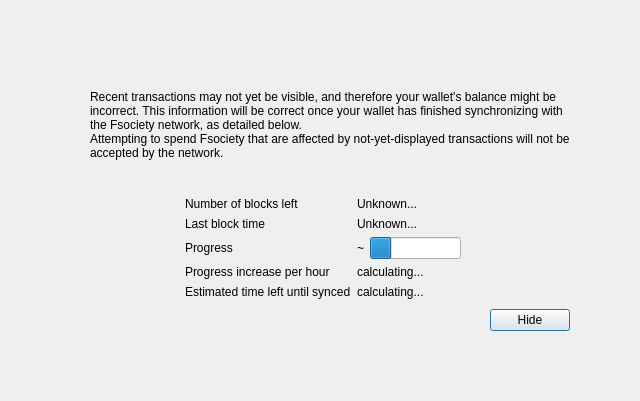
<?xml version="1.0" encoding="UTF-8"?>
<ui version="4.0">
 <class>ModalOverlay</class>
 <widget class="ModalOverlay" name="ModalOverlay">
  <property name="geometry">
   <rect>
    <x>0</x>
    <y>0</y>
    <width>640</width>
    <height>401</height>
   </rect>
  </property>
  <property name="windowTitle">
   <string>Form</string>
  </property>
  <layout class="QVBoxLayout" name="verticalLayout" stretch="0">
   <property name="sizeConstraint">
    <enum>QLayout::SetDefaultConstraint</enum>
   </property>
   <property name="leftMargin">
    <number>0</number>
   </property>
   <property name="topMargin">
    <number>0</number>
   </property>
   <property name="rightMargin">
    <number>0</number>
   </property>
   <property name="bottomMargin">
    <number>0</number>
   </property>
   <item>
    <widget class="QWidget" name="bgWidget" native="true">
     <property name="styleSheet">
      <string notr="true"/>
     </property>
     <layout class="QVBoxLayout" name="verticalLayoutMain" stretch="0">
      <property name="leftMargin">
       <number>60</number>
      </property>
      <property name="topMargin">
       <number>60</number>
      </property>
      <property name="rightMargin">
       <number>60</number>
      </property>
      <property name="bottomMargin">
       <number>60</number>
      </property>
      <item>
       <widget class="QWidget" name="contentWidget" native="true">
        <property name="styleSheet">
         <string notr="true"/>
        </property>
        <layout class="QVBoxLayout" name="verticalLayoutSub" stretch="1,0,0,0,0">
         <property name="spacing">
          <number>0</number>
         </property>
         <property name="leftMargin">
          <number>10</number>
         </property>
         <property name="topMargin">
          <number>10</number>
         </property>
         <property name="rightMargin">
          <number>10</number>
         </property>
         <property name="bottomMargin">
          <number>10</number>
         </property>
         <item>
          <layout class="QHBoxLayout" name="horizontalLayoutIconText" stretch="0,1">
           <property name="topMargin">
            <number>20</number>
           </property>
           <item>
            <layout class="QVBoxLayout" name="verticalLayoutIcon">
             <property name="leftMargin">
              <number>0</number>
             </property>
             <item>
              <widget class="QLabel" name="warningIcon">
               <property name="text">
                <string/>
               </property>
              </widget>
             </item>
             <item>
              <spacer name="verticalSpacerWarningIcon">
               <property name="orientation">
                <enum>Qt::Vertical</enum>
               </property>
               <property name="sizeHint" stdset="0">
                <size>
                 <width>20</width>
                 <height>40</height>
                </size>
               </property>
              </spacer>
             </item>
            </layout>
           </item>
           <item>
            <layout class="QVBoxLayout" name="verticalLayoutInfoText">
             <property name="leftMargin">
              <number>0</number>
             </property>
             <property name="topMargin">
              <number>0</number>
             </property>
             <item>
              <widget class="QLabel" name="infoText">
               <property name="text">
                <string>Recent transactions may not yet be visible, and therefore your wallet's balance might be incorrect. This information will be correct once your wallet has finished synchronizing with the Fsociety network, as detailed below.</string>
               </property>
               <property name="textFormat">
                <enum>Qt::RichText</enum>
               </property>
               <property name="wordWrap">
                <bool>true</bool>
               </property>
              </widget>
             </item>
             <item>
              <widget class="QLabel" name="infoTextStrong">
               <property name="text">
                <string>Attempting to spend Fsociety that are affected by not-yet-displayed transactions will not be accepted by the network.</string>
               </property>
               <property name="textFormat">
                <enum>Qt::RichText</enum>
               </property>
               <property name="wordWrap">
                <bool>true</bool>
               </property>
              </widget>
             </item>
             <item>
              <spacer name="verticalSpacerInTextSpace">
               <property name="orientation">
                <enum>Qt::Vertical</enum>
               </property>
               <property name="sizeHint" stdset="0">
                <size>
                 <width>20</width>
                 <height>40</height>
                </size>
               </property>
              </spacer>
             </item>
            </layout>
           </item>
          </layout>
         </item>
         <item>
          <spacer name="verticalSpacerAfterText">
           <property name="orientation">
            <enum>Qt::Vertical</enum>
           </property>
           <property name="sizeHint" stdset="0">
            <size>
             <width>20</width>
             <height>40</height>
            </size>
           </property>
          </spacer>
         </item>
         <item>
          <layout class="QFormLayout" name="formLayout">
           <property name="fieldGrowthPolicy">
            <enum>QFormLayout::FieldsStayAtSizeHint</enum>
           </property>
           <property name="formAlignment">
            <set>Qt::AlignHCenter|Qt::AlignTop</set>
           </property>
           <property name="horizontalSpacing">
            <number>6</number>
           </property>
           <property name="verticalSpacing">
            <number>6</number>
           </property>
           <property name="topMargin">
            <number>10</number>
           </property>
           <item row="0" column="0">
            <widget class="QLabel" name="labelNumberOfBlocksLeft">
             <property name="text">
              <string>Number of blocks left</string>
             </property>
            </widget>
           </item>
           <item row="0" column="1">
            <widget class="QLabel" name="numberOfBlocksLeft">
             <property name="text">
              <string>Unknown...</string>
             </property>
            </widget>
           </item>
           <item row="1" column="0">
            <widget class="QLabel" name="labelLastBlockTime">
             <property name="text">
              <string>Last block time</string>
             </property>
            </widget>
           </item>
           <item row="1" column="1">
            <widget class="QLabel" name="newestBlockDate">
             <property name="sizePolicy">
              <sizepolicy hsizetype="Maximum" vsizetype="Preferred">
               <horstretch>0</horstretch>
               <verstretch>0</verstretch>
              </sizepolicy>
             </property>
             <property name="text">
              <string>Unknown...</string>
             </property>
            </widget>
           </item>
           <item row="2" column="0">
            <widget class="QLabel" name="labelSyncDone">
             <property name="text">
              <string>Progress</string>
             </property>
            </widget>
           </item>
           <item row="2" column="1">
            <layout class="QHBoxLayout" name="horizontalLayoutSync" stretch="0,1">
             <item>
              <widget class="QLabel" name="percentageProgress">
               <property name="text">
                <string notr="true">~</string>
               </property>
              </widget>
             </item>
             <item>
              <widget class="QProgressBar" name="progressBar">
               <property name="value">
                <number>24</number>
               </property>
               <property name="format">
                <string/>
               </property>
              </widget>
             </item>
            </layout>
           </item>
           <item row="4" column="0">
            <widget class="QLabel" name="labelProgressIncrease">
             <property name="text">
              <string>Progress increase per hour</string>
             </property>
            </widget>
           </item>
           <item row="4" column="1">
            <widget class="QLabel" name="progressIncreasePerH">
             <property name="text">
              <string>calculating...</string>
             </property>
            </widget>
           </item>
           <item row="5" column="0">
            <widget class="QLabel" name="labelEstimatedTimeLeft">
             <property name="text">
              <string>Estimated time left until synced</string>
             </property>
            </widget>
           </item>
           <item row="5" column="1">
            <widget class="QLabel" name="expectedTimeLeft">
             <property name="text">
              <string>calculating...</string>
             </property>
            </widget>
           </item>
          </layout>
         </item>
         <item>
          <layout class="QHBoxLayout" name="horizontalLayoutButtons">
           <property name="leftMargin">
            <number>10</number>
           </property>
           <property name="topMargin">
            <number>10</number>
           </property>
           <item>
            <spacer name="horizontalSpacer">
             <property name="orientation">
              <enum>Qt::Horizontal</enum>
             </property>
             <property name="sizeHint" stdset="0">
              <size>
               <width>40</width>
               <height>20</height>
              </size>
             </property>
            </spacer>
           </item>
           <item>
            <widget class="QPushButton" name="closeButton">
             <property name="text">
              <string>Hide</string>
             </property>
             <property name="focusPolicy">
              <enum>Qt::StrongFocus</enum>
             </property>
             <property name="default">
              <bool>true</bool>
             </property>
            </widget>
           </item>
          </layout>
         </item>
         <item>
          <layout class="QVBoxLayout" name="verticalLayout_2">
           <item>
            <spacer name="verticalSpacer">
             <property name="orientation">
              <enum>Qt::Vertical</enum>
             </property>
             <property name="sizeHint" stdset="0">
              <size>
               <width>20</width>
               <height>40</height>
              </size>
             </property>
            </spacer>
           </item>
          </layout>
         </item>
        </layout>
       </widget>
      </item>
     </layout>
    </widget>
   </item>
  </layout>
 </widget>
 <customwidgets>
  <customwidget>
   <class>ModalOverlay</class>
   <extends>QWidget</extends>
   <header>qt/modaloverlay.h</header>
   <container>1</container>
  </customwidget>
 </customwidgets>
 <resources/>
 <connections/>
</ui>
